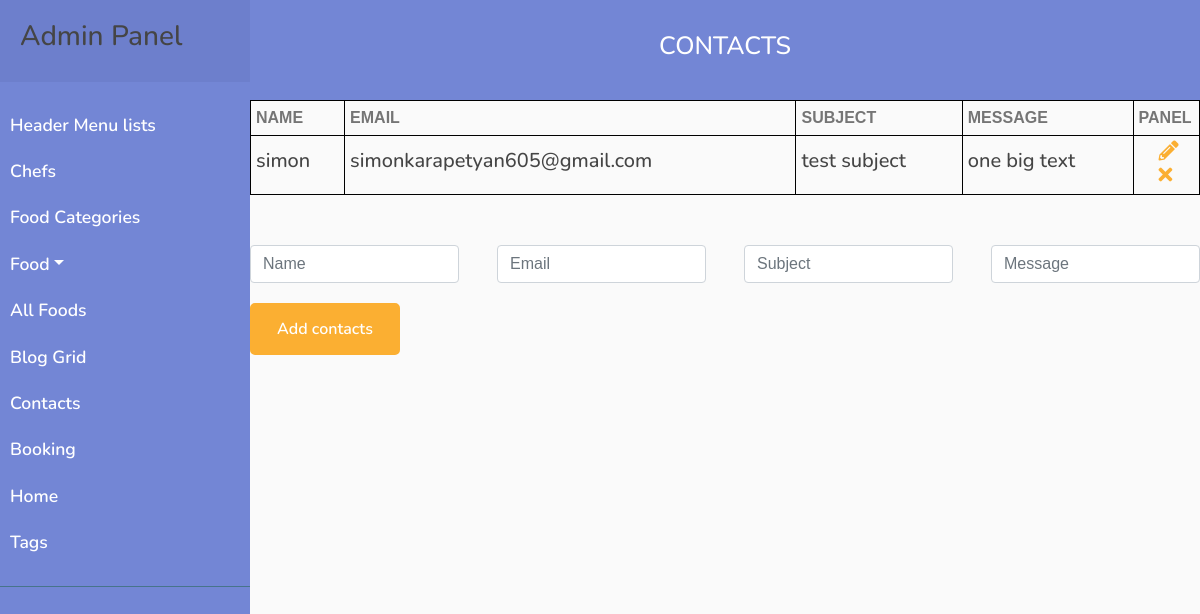
Before: /php/admin/contacts.php with the older database file.
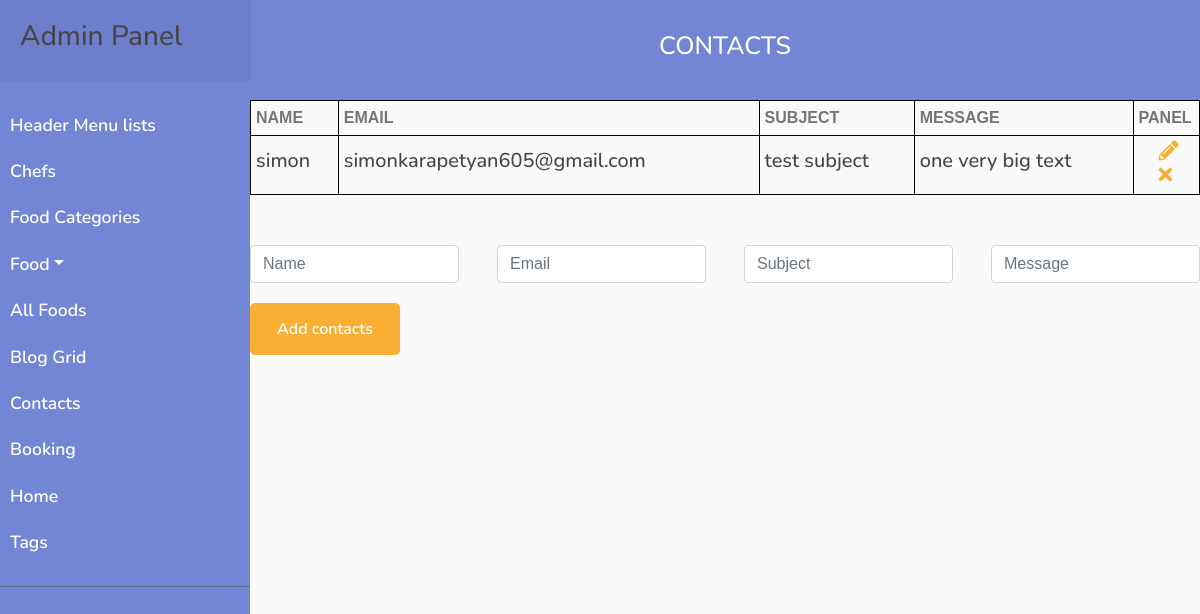
After: the same page with the newer database file.
### tables this page shows
CREATE TABLE `contact` (
  `id` int(16) NOT NULL,
  `name` varchar(128) NOT NULL,
  `email` varchar(256) NOT NULL,
  `subject` varchar(256) NOT NULL,
  `message` text NOT NULL
);

### php/admin/contacts.php (the view, shortened to what this page needs)
<!DOCTYPE html>
<html lang="en">
<head>
    <link href="https://stackpath.bootstrapcdn.com/bootstrap/4.4.1/css/bootstrap.min.css" rel="stylesheet">
    <link href="https://cdnjs.cloudflare.com/ajax/libs/font-awesome/5.10.0/css/all.min.css" rel="stylesheet">
    <link href="../../lib/animate/animate.min.css" rel="stylesheet">
    <link href="../../lib/owlcarousel/assets/owl.carousel.min.css" rel="stylesheet">
    <link href="../../lib/flaticon/font/flaticon.css" rel="stylesheet">
    <link href="../../lib/tempusdominus/css/tempusdominus-bootstrap-4.min.css" rel="stylesheet" />
    <link href="../../css/style.css" rel="stylesheet">
</head>
<body>
    <div class="admin">
        <?php
        require_once "../../components/adminFoodNav.php";
        ?>
        <div class="admin__section admin__section_header-list">
            <div class="admin__section_head">
                <h3 class="admin__section_title">Contacts</h3>
            </div>
            <div class="admin__section_content">
                <div class="admin__contact">
                    <table class="admin__table">
                        <tr>
                            <th class="admin__table_title">name</th>
                            <th class="admin__table_title">email</th>
                            <th class="admin__table_title">subject</th>
                            <th class="admin__table_title">message</th>
                            <th class="admin__table_title">panel</th>
                        </tr>
                        <?php
                        $query = "SELECT * FROM contact";
                        $result = mysqli_query($mysqli, $query);
                        while ($row = mysqli_fetch_assoc($result)) {
                        ?>
                            <tr class="admin__section_item">
                                <td class="admin__section_item_td">
                                    <h3 class="admin__section_item_name"><?php echo $row['name'] ?></h3>
                                </td>
                                <td class="admin__section_item_td">
                                    <h3 class="admin__section_item_name"><?php echo $row['email'] ?></h3>
                                </td>
                                <td class="admin__section_item_td">
                                    <h3 class="admin__section_item_pos"><?php echo $row['subject'] ?></h3>
                                </td>
                                <td class="admin__section_item_td">
                                    <h3 class="admin__section_item_pos"><?php echo $row['message'] ?></h3>
                                </td>
                                <td class="admin__section_item_td">
                                    <a href="?id=<?php echo $row["id"] ?>">
                                        <i class="example__class admin__icon fas fa-pencil-alt"></i>
                                    </a>
                                    <a href="./contacts/remove.php?id=<?php echo $row["id"] ?>">
                                        <i class="admin__icon fas fa-times"></i>
                                    </a>
                                </td>
                            </tr>
                        <?php } ?>
                    </table>
                </div>
                <?php
                $name = '';
                $email = '';
                $subject = '';
                $message = '';
                ?>
                <form class="admin__form" action="<?php if (isset($_GET['id'])) {
                                                        echo './contacts/update.php';
                                                    } else {
                                                        echo './contacts/insert.php';
                                                    } ?>" method="POST">
                    <div class="form__flex">
                        <input class="admin__inp admin__inp_header form-control" type="text" name="name" value="<?php echo $name ?>" placeholder="Name" required>
                        <input class="admin__inp admin__inp_header form-control" type="text" name="email" value="<?php echo $email ?>" placeholder="Email" required>
                        <input class="admin__inp admin__inp_header form-control" type="text" name="subject" value="<?php echo $subject ?>" placeholder="Subject" required>
                        <input class="admin__inp admin__inp_header form-control" type="text" name="message" value="<?php echo $message ?>" placeholder="Message" required>
                    </div>
                    <div>
                        <button class="btn custom-btn admin__form_btn">Add contacts</button>
                    </div>
                </form>
            </div>
        </div>
    </div>
</body>
</html>

Changed rows visible on the page:
changed contact "simon": message "one big text" → "one very big text"
